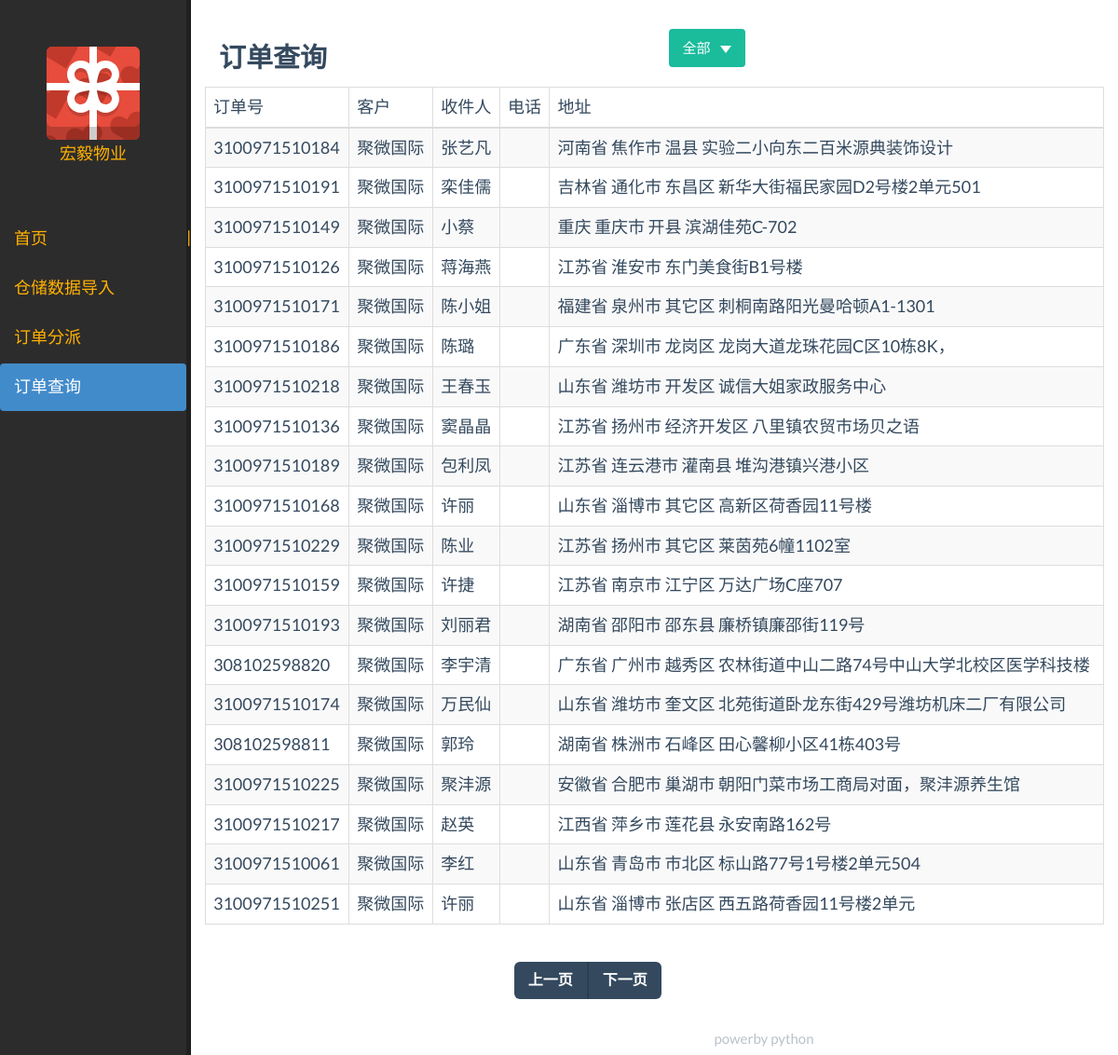
/order_post_page/2, run on the app's committed database.
### apps/data/transgodatabase.py (models this page shows, shortened)
class Order(Base):
    __tablename__ = "order"
    ID = Column(String(20), primary_key=True)
    clienter = Column(String(20), nullable=False)
    tick = Column(String(20))
    user = Column(String(6))
    addr = Column(String(128), nullable=False)
    tel = Column(String(11))
    count = Column(Integer)
    express = Column(String(10))
    time = Column(DateTime,
                  default=datetime.now)
    descript = Column(String(256))
    print_status = Column(String(5))
    cancel_status = Column(Boolean)
    status = Column(String(10), nullable=False, default="Import")
    courise = Column(Integer, ForeignKey("courise.courise_id"))

### apps/main/views.py (the view)
@main_app.route("/order_post_page/<int:page_number>")
def order_query_page(page_number):
    session = make_session()
    orders = session.query(Order)\
        .filter(Order.status != "Finish")\
        .order_by(Order.time)\
        .limit(PAGE_COUNT)\
        .offset((page_number - 1) * PAGE_COUNT)
    page_num = page_number + 1
    return render_template("order_post_frame.html",
                           orders=orders,
                           num=page_num)

### apps/data/transgodatabase.py (called while the page is built)
def make_session():
    Session = sessionmaker(bind=engine)
    session = Session()
    return session

### templates/order_post_frame.html (shortened to what this page needs)
{% extends "main_frame.html" %}
{% block main_content %}
{% include "order_post.html" %}
{% endblock %}

### templates/order_post.html (shortened to what this page needs)
{% extends "main_content.html" %}
{% block main_content %}
<br/>
<div>
    <div class="col-md-6"><h4>订单查询</h4></div>
<div class="col-md-6 btn-group">
    <button class="btn btn-primary dropdown-toggle" data-toggle="dropdown"
            aria-haspopup="true" aria-expanded="false">
        全部
        <span class="caret">
        </span>
    </button>
</div>
<div>
<table class="table table-striped table-bordered table-hover">
    <thead>
        <tr>
            <td>订单号</td>
            <td>客户</td>
            <td>收件人</td>
            <td>电话</td>
            <td>地址</td>
        </tr>
    </thead>
    <tbody>
        {% for order in orders %}
        <tr>
            <td>{{order.ID}}</td>
            <td>{{order.clienter}}</td>
            <td>{{order.user}}</td>
            <td>{{order.tel}}</td>
            <td>{{order.addr}}</td>
        </tr>
        {% endfor %}
    </tbody>
</table>
<div class="row">
    <div class="col-md-6 col-md-offset-4">
        <nav>
            <ul class="pager">
                <li class="previous"><a href="/order_post_page/{{num - 1}}"><span aria-hidden="true">上一页</span></a></li>
                <li class="next"><a href="/order_post_page/{{num}}"><span aria-hidden="true">下一页</span></a></li>
            </ul>
        </nav>
    </div>
</div>
{% endblock %}

### static/css/trango.css (style rules this page uses)
a { color: #ffb100; }

### data on the page
Order: ID "3100971510184", clienter "聚微国际", user "张艺凡", addr "河南省 焦作市 温县 实验二小向东二百米源典装饰设计"
Order: ID "3100971510191", clienter "聚微国际", user "栾佳儒", addr "吉林省 通化市 东昌区 新华大街福民家园D2号楼2单元501"
Order: ID "3100971510149", clienter "聚微国际", user "小蔡", addr "重庆 重庆市 开县 滨湖佳苑C-702"
Order: ID "3100971510126", clienter "聚微国际", user "蒋海燕", addr "江苏省 淮安市 东门美食街B1号楼"
Order: ID "3100971510171", clienter "聚微国际", user "陈小姐", addr "福建省 泉州市 其它区 刺桐南路阳光曼哈顿A1-1301"
Order: ID "3100971510186", clienter "聚微国际", user "陈璐", addr "广东省 深圳市 龙岗区 龙岗大道龙珠花园C区10栋8K，"
Order: ID "3100971510218", clienter "聚微国际", user "王春玉", addr "山东省 潍坊市 开发区 诚信大姐家政服务中心"
Order: ID "3100971510136", clienter "聚微国际", user "窦晶晶", addr "江苏省 扬州市 经济开发区 八里镇农贸市场贝之语"
Order: ID "3100971510189", clienter "聚微国际", user "包利凤", addr "江苏省 连云港市 灌南县 堆沟港镇兴港小区"
Order: ID "3100971510168", clienter "聚微国际", user "许丽", addr "山东省 淄博市 其它区 高新区荷香园11号楼"
Order: ID "3100971510229", clienter "聚微国际", user "陈业", addr "江苏省 扬州市 其它区 莱茵苑6幢1102室"
Order: ID "3100971510159", clienter "聚微国际", user "许捷", addr "江苏省 南京市 江宁区 万达广场C座707"
Order: ID "3100971510193", clienter "聚微国际", user "刘丽君", addr "湖南省 邵阳市 邵东县 廉桥镇廉邵街119号"
Order: ID "308102598820", clienter "聚微国际", user "李宇清", addr "广东省 广州市 越秀区 农林街道中山二路74号中山大学北校区医学科技楼"
Order: ID "3100971510174", clienter "聚微国际", user "万民仙", addr "山东省 潍坊市 奎文区 北苑街道卧龙东街429号潍坊机床二厂有限公司"
Order: ID "308102598811", clienter "聚微国际", user "郭玲", addr "湖南省 株洲市 石峰区 田心馨柳小区41栋403号"
Order: ID "3100971510225", clienter "聚微国际", user "聚沣源", addr "安徽省 合肥市 巢湖市 朝阳门菜市场工商局对面，聚沣源养生馆"
Order: ID "3100971510217", clienter "聚微国际", user "赵英", addr "江西省 萍乡市 莲花县 永安南路162号"
Order: ID "3100971510061", clienter "聚微国际", user "李红", addr "山东省 青岛市 市北区 标山路77号1号楼2单元504"
Order: ID "3100971510251", clienter "聚微国际", user "许丽", addr "山东省 淄博市 张店区 西五路荷香园11号楼2单元"
